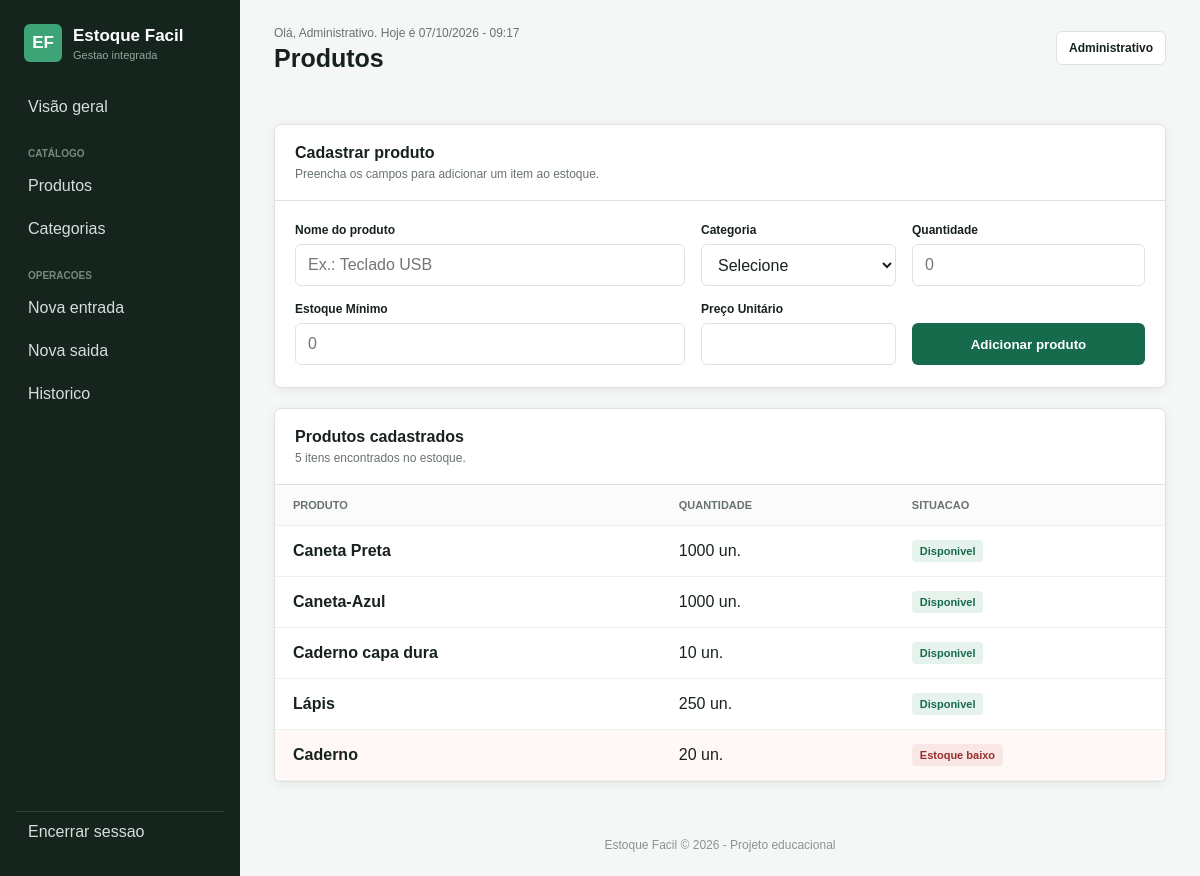
Page /produto.php on the committed database.
### tables this page shows
CREATE TABLE IF NOT EXISTS `produtos` (
  `id` int UNSIGNED NOT NULL AUTO_INCREMENT,
  `nome` varchar(120) NOT NULL,
  `categoria` varchar(80) NOT NULL,
  `quantidade` int UNSIGNED NOT NULL DEFAULT '0',
  `estoque_minimo` int NOT NULL,
  `preco` decimal(10,2) NOT NULL DEFAULT '0.00',
  `cadastrado_em` timestamp NULL DEFAULT CURRENT_TIMESTAMP,
  PRIMARY KEY (`id`)
);

### produto.php (the view, shortened to what this page needs)
<?php
$produtos = [];
$erros = [];
$campos = array_fill_keys(['nome', 'categoria_id', 'quantidade_produto', 'estoque_minimo', 'preco_unitario'], '');
try {
    require_once "conexao.php";
    $produtos = $pdo->query('SELECT id, nome, quantidade, estoque_minimo FROM produtos ORDER BY id DESC')->fetchAll();
} catch (PDOException $erro) {
    error_log('Erro no banco de produtos: ' . $erro->getMessage());
    $erros[] = 'Não foi possível acessar o banco de dados. Tente novamente em instantes.';
}
function escaparProduto($valor): string {
    return htmlspecialchars((string) $valor, ENT_QUOTES | ENT_SUBSTITUTE, 'UTF-8');
}
$tituloPagina = "Produtos";
?>
<!DOCTYPE html>
<html lang="pt-BR">
<head>
    <link rel="stylesheet" href="css/estilo.css">
</head>
<body>
    <div class="pagina">
        <?php include "menu.php"; ?>
        <main class="conteudo">
            <?php include "cabecalho.php"; ?>
            <section class="painel painel-produtos">
                <div class="painel-titulo">
                    <h2>Cadastrar produto</h2>
                    <p>Preencha os campos para adicionar um item ao estoque.</p>
                </div>
                <form class="formulario-produto" method="POST">
                    <div class="campo-formulario">
                        <label for="nome">Nome do produto</label>
                        <input type="text" name="nome" id="nome" maxlength="120" value="<?= escaparProduto($campos['nome']) ?>" placeholder="Ex.: Teclado USB" required>
                    </div>
                    <div class="campo-formulario">
                        <label for="categoria_id">Categoria</label>
                    <select name="categoria_id" id="categoria_id" required>
                        <option value="">Selecione</option>
                        </select>
                    </div>
                    <div class="campo-formulario">
                        <label for="quantidade_produto">Quantidade</label>
                        <input type="number" name="quantidade_produto" id="quantidade_produto" value="<?= escaparProduto($campos['quantidade_produto']) ?>" min="0" placeholder="0" required>
                    </div>
                    <div class="campo-formulario">
                        <label for="estoque_minimo">Estoque Mínimo</label>
                        <input type="number" name="estoque_minimo" id="estoque_minimo" value="<?= escaparProduto($campos['estoque_minimo']) ?>" min="0" placeholder="0" required>
                    </div>
                    <div class="campo-formulario">
                        <label for="preco_unitario">Preço Unitário</label>
                        <input type="number" name="preco_unitario" id="preco_unitario" value="<?= escaparProduto($campos['preco_unitario']) ?>"
                            min="0" step="0.01" required>
                    </div>
                    <button class="botao-primario" type="submit">Adicionar produto</button>
                </form>
            </section>
            <section class="painel painel-produtos">
                <div class="painel-titulo">
                    <h2>Produtos cadastrados</h2>
                    <p><?= count($produtos) ?> itens encontrados no estoque.</p>
                </div>
                <div class="tabela-container">
                    <table>
                        <thead>
                            <tr><th>Produto</th><th>Quantidade</th><th>Situacao</th></tr>
                        </thead>
                        <tbody>
                            <?php foreach ($produtos as $produto) { ?>
                                <tr class="<?= $produto["quantidade"] <= $produto["estoque_minimo"] ? "baixo-estoque" : "" ?>">
                                    <td><strong><?= htmlspecialchars($produto["nome"], ENT_QUOTES, "UTF-8") ?></strong></td>
                                    <td><?= (int) $produto["quantidade"] ?> un.</td>
                                    <td><span class="etiqueta <?= $produto["quantidade"] <= $produto["estoque_minimo"] ? "estoque-baixo" : "" ?>"><?= $produto["quantidade"] <= $produto["estoque_minimo"] ? "Estoque baixo" : "Disponivel" ?></span></td>
                                </tr>
                            <?php } ?>
                        </tbody>
                    </table>
                </div>
            </section>
            <?php include "rodape.php"; ?>
        </main>
    </div>
</body>
</html>

### menu.php
<?php $paginaAtual = basename($_SERVER["PHP_SELF"]); ?>
    <aside class="menu-lateral">
            <a class="marca" href="index.php">
                <span class="marca-icone">EF</span>
                <span>Estoque Facil<small>Gestao integrada</small></span>
            </a>
            <nav>
                <a class="<?= $paginaAtual === "index.php" ? "ativo" : "" ?>" href="index.php">Visão geral</a>
                <span class="titulo-menu">Catálogo</span>
                <a class="<?= $paginaAtual === "produtos.php" ? "ativo" : "" ?>" href="produtos.php">Produtos</a>
                <a class="<?= $paginaAtual === "categorias.php" ? "ativo" : "" ?>" href="categorias.php">Categorias</a>
                <span class="titulo-menu">Operacoes</span>
                <a href="#">Nova entrada</a>
                <a href="#">Nova saida</a>
                <a href="#">Historico</a>
            </nav>
            <a class="sair" href="#">Encerrar sessao</a>
    </aside>

### cabecalho.php (shortened to what this page needs)
<?php
$data = date("d/m/Y");
$hora = date("H:i");
$usuario = "Administrativo";
$tituloPagina = $tituloPagina ?? "Visão geral";
?>
<header class="cabecalho">
    <div>
        <span class="saudacao">Olá, <?= $usuario ?>. Hoje é <?= $data ?> - <?= $hora ?></span>
        <h1><?= htmlspecialchars($tituloPagina, ENT_QUOTES, "UTF-8") ?></h1>
    </div>
    <span class="usuario"><?= $usuario ?></span>
</header>

### rodape.php
<footer class="rodape">
 Estoque Facil &copy; 2026 - Projeto educacional
</footer>

### css/estilo.css (style rules this page uses)
* { box-sizing: border-box; }
:root { --verde-escuro: #15251e; --verde: #176b4d; --verde-claro: #e6f3ed; --fundo: #f4f7f5; --branco: #ffffff; --texto: #17221d; --texto-claro: #68736d; --borda: #dce3df; --vermelho: #b33b36; }
body { margin: 0; font-family: Arial, Helvetica, sans-serif; background-color: var(--fundo); color: var(--texto); }
.pagina { min-height: 100vh; }
.conteudo { min-height: 100vh; margin-left: 240px; padding: 0 34px; }
.cabecalho { height: 96px; display: flex; align-items: center; justify-content: space-between; margin-bottom: 28px; border-bottom: px solid var(--borda); }
.cabecalho h1 { margin: 3px 0 0; font-size: 25px; }
.saudacao { color: var(--texto-claro); font-size: 12px; }
.usuario { padding: 9px 12px; border: 1px solid var(--borda); border-radius: 6px; background-color: var(--branco); font-size: 12px; font-weight: bold; }
.painel { overflow: hidden; border: 1px solid var(--borda); border-radius: 7px; background-color: var(--branco); box-shadow: 0 2px 10px rgba(23, 34, 29, 0.07); }
.painel-titulo { padding: 19px 20px; border-bottom: 1px solid var(--borda); }
.painel-titulo h2 { margin: 0; font-size: 16px; }
.painel-titulo p { margin: 5px 0 0; color: var(--texto-claro); font-size: 12px; }
.tabela-container { overflow-x: auto; }
table { width: 100%; min-width: 620px; border-collapse: collapse; }
th, td { padding: 14px 18px; border-bottom: 1px solid #edf0ee; text-align: left; }
th { background-color: #fafbfa; color: var(--texto-claro); font-size: 11px; text-transform: uppercase; }
.etiqueta { display: inline-block; padding: 5px 8px; border-radius: 4px; background-color: var(--verde-claro); color: var(--verde); font-size: 11px; font-weight: bold; }
.rodape { padding: 36px 0 24px; color: #8a948f; font-size: 12px; text-align: center; }
.painel-produtos { margin-bottom: 20px; }
.formulario-produto { display: grid; grid-template-columns: minmax(220px, 2fr) minmax(130px, 1fr) auto; align-items: end; gap: 16px; padding: 22px 20px; }
.campo-formulario label { display: block; margin-bottom: 7px; font-size: 12px; font-weight: bold; }
.campo-formulario input, .campo-formulario select { width: 100%; height: 42px; padding: 0 12px; border: 1px solid var(--borda); border-radius: 6px; background-color: var(--branco); color: var(--texto); font: inherit; outline: none; }
.botao-primario { height: 42px; padding: 0 20px; border: 0; border-radius: 6px; background-color: var(--verde); color: var(--branco); font-weight: bold; cursor: pointer; }
.baixo-estoque td { background-color: #fff8f7; }
.etiqueta.estoque-baixo { background-color: #f9e7e5; color: #982f2b; }
.menu-lateral { position: fixed; top: 0; bottom: 0; left: 0; width: 240px; padding: 24px 16px; display: flex; flex-direction: column; background-color: var(--verde-escuro); color: var(--branco); }
.marca { display: flex; align-items: center; gap: 11px; margin-bottom: 25px; padding: 0 8px; color: var(--branco); text-decoration: none; font-size: 17px; font-weight: bold; }
.marca-icone { width: 38px; height: 38px; display: grid; place-items: center; border-radius: 6px; background-color: #3da477; }
.marca small { display: block; margin-top: 3px; color: #93a49c; font-size: 11px; font-weight: normal; }
.menu-lateral nav { display: flex; flex-direction: column; gap: 3px; }
.menu-lateral nav a, .sair { padding: 11px 12px; border-radius: 6px; color: #d5dfda; text-decoration: none; }
.titulo-menu { margin: 18px 12px 4px; color: #758b80; font-size: 10px; font-weight: bold; text-transform: uppercase; }
.sair { margin-top: auto; border-top: 1px solid #2d4037; border-radius: 0; }

### rows in the picture
produtos: nome "Caneta Preta", quantidade "1000", estoque_minimo "Disponivel"
produtos: nome "Caneta-Azul", quantidade "1000", estoque_minimo "Disponivel"
produtos: nome "Caderno capa dura", quantidade "10", estoque_minimo "Disponivel"
produtos: nome "Lápis", quantidade "250", estoque_minimo "Disponivel"
produtos: nome "Caderno", quantidade "20", estoque_minimo "Estoque baixo"

### other values in the picture
$usuario "Administrativo"
$tituloPagina "Produtos"
count($produtos) "5"
